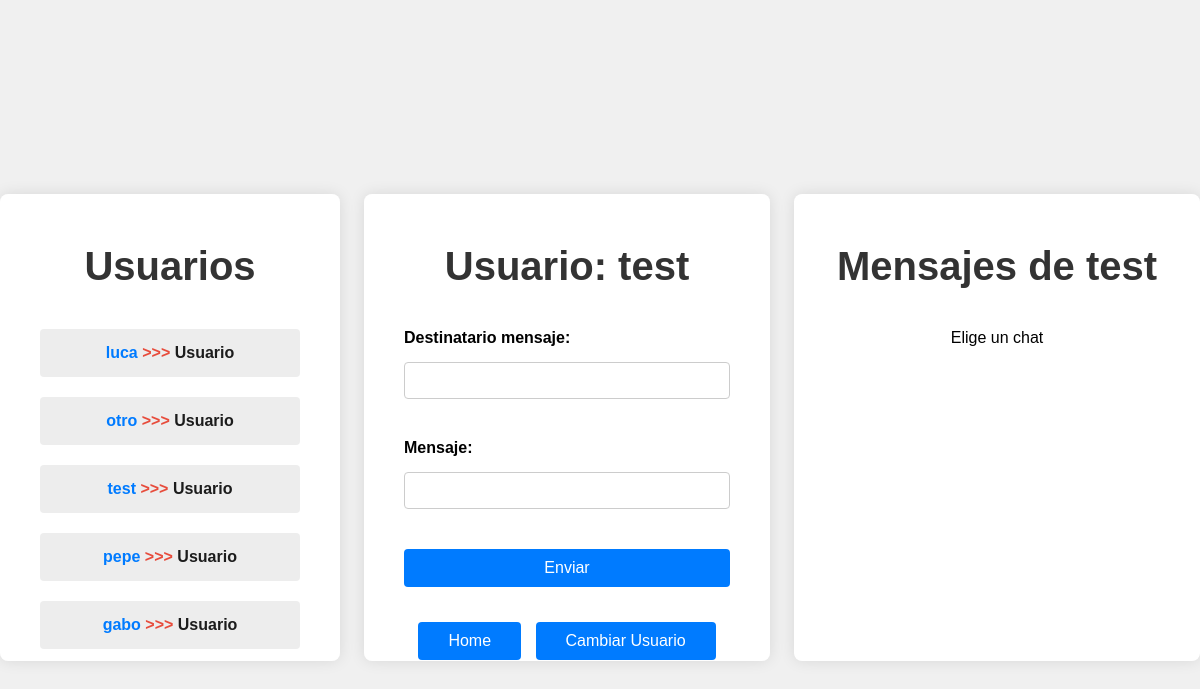
/chat (signed in), run on an earlier commit of the app's database.
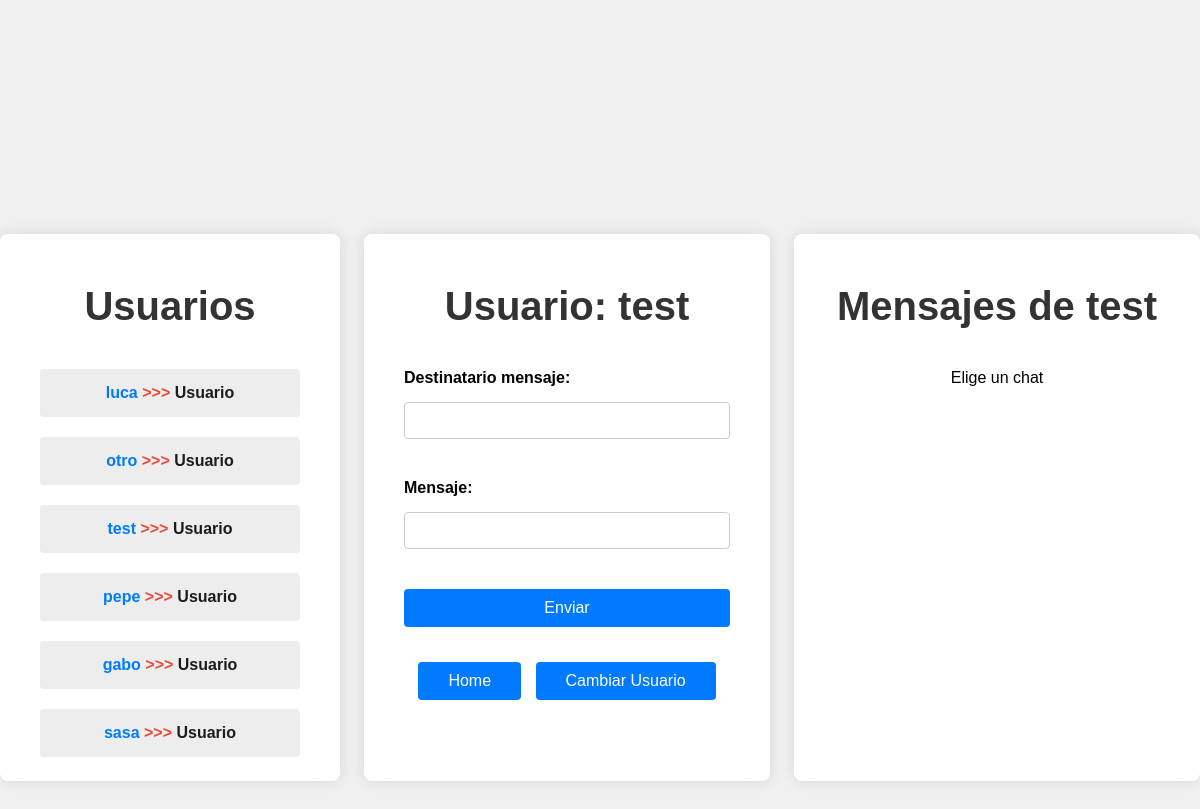
And on a later commit of the database.
### tables this page shows
CREATE TABLE users(
    id INTEGER PRIMARY KEY AUTOINCREMENT,
    username string UNIQUE, 
    pwd string NOT NULL,
    salt string NOT NULL,
    rol string NOT NULL,
    correo string NOT NULL,
    public_ip string NULL);

### app.py (the view)
@app.route('/chat', methods=['GET', 'POST'])
def chat():
    if 'user_id' not in session:
        return redirect(url_for('login'))
    messages = None
    users = get_users()
    if request.method == 'POST':
        send_message(message= request.form['message'], recipient= request.form['recipient'], sender= session['user_id'])
    selected_user = request.args.get('user')
    if selected_user:
        messages = messages_descifrados(selected_user, session['user_id'])
    return render_template('chat.html', messages= messages, users = users, username=get_name_by_id(session['user_id'])["username"])

### db_functions/user_functions.py (called while the page is built)
def get_name_by_id(user_id):
    conn = sql.connect('cripto.sqlite')
    conn.row_factory = sql.Row
    cursor = conn.cursor()
    cursor.execute('SELECT username FROM users WHERE id = ?', (user_id,))
    return cursor.fetchone()

def get_users():
    conn = sql.connect('cripto.sqlite')
    conn.row_factory = sql.Row
    cursor = conn.cursor()
    cursor.execute("""SELECT * FROM users""")
    return cursor.fetchall()

### templates/chat.html (shortened to what this page needs)
<!DOCTYPE html>
<html lang="es">
<head>
    <link rel="stylesheet" href="{{ url_for('static', filename='style/chatc.css') }}">
</head>
<body>
    <div class="usuarios">
        <h2>Usuarios</h2>
        <ul class="numerousuarios">
            {% for usr in users %}
            <li>
                <a href="/chat?user={{ usr["id"] }}" style="text-decoration: none;">
                    <strong class= "a">{{usr["username"]}}</strong>
                        <strong class= "b"> >>> </strong>
                        <strong class= "c">{{usr["rol"]}}</strong>
                </a>
            </li>
            {% endfor %}
        </ul>
    </div>
    <div class="container">
        <h2>Usuario: {{username}}</h2>
        <form method="post">
            <div class="form-group">
                <label for="recipient">Destinatario mensaje:</label>
                <input type="text" id="recipient" name="recipient" required>
            </div>
            <div class="form-group">
                <label for="message">Mensaje:</label>
                <input type="text" id="message" name="message" required>
            </div>
            <button type="submit">Enviar</button>
        </form>
        <div class="links">
            <a href="/PapaNoel" class="botonesheader">Home</a>
            <a href="/login" class="botonesheader">Cambiar Usuario</a>
        </div>
    </div>
    <div class="container">
        <h2>Mensajes de {{username}}</h2>
        <ul class="messages">
        {% if messages == "Empty" %}
            <p>Escribe el primer mensaje</p>
        {% else %}
            <p>Elige un chat</p>
        {% endif %}
        </ul>
    </div>
</body>
</html>

### static/style/chatc.css (style rules this page uses)
body { font-family: Arial, sans-serif; background-color: #f0f0f0; margin: 0; padding: 0; display: flex; justify-content: center; align-items: center; height: 100vh; }
.usuarios { background-color: #fff; padding: 20px; border-radius: 8px; box-shadow: 0 0 15px rgba(0, 0, 0, 0.1); width: 100%; max-width: 300px; text-align: center; height: 50vh; overflow: auto; }
.numerousuarios { list-style-type: none; padding: 0; }
.numerousuarios li { text-align: center; font-size: 1rem; background-color: #ededed; margin: 20px; padding: 15px 20px; border-radius: 4px; }
.container { background-color: #fff; padding: 20px 40px; border-radius: 8px; box-shadow: 0 0 15px rgba(0, 0, 0, 0.1); width: 100%; max-width: 600px; height: 50vh; overflow: auto; text-align: center; }
h2 { font-size: 2.5rem; color: #333; margin-bottom: 40px; }
.form-group { margin-bottom: 30px; text-align: left; }
label { display: block; margin-bottom: 15px; font-weight: bold; }
input[type="text"] { width: 100%; padding: 10px; margin-bottom: 10px; border: 1px solid #ccc; border-radius: 4px; box-sizing: border-box; }
button { width: 100%; padding: 10px; background-color: #007BFF; color: white; border: none; border-radius: 4px; cursor: pointer; font-size: 16px; }
h2 { color: #333; margin-top: 30px; }
ul.messages { list-style-type: none; padding: 0; }
.a { color: #007BFF; }
.b { color: #e74c3c; }
.c { color: #1c1c1c; }
.links { margin-top: 30px; }
a.botonesheader { display: inline-block; margin: 5px; padding: 10px 30px; background-color: #007BFF; color: white; text-decoration: none; border-radius: 4px; }

What changed in the data, as far as the page shows it:
added users: username "sasa", rol "Usuario"
